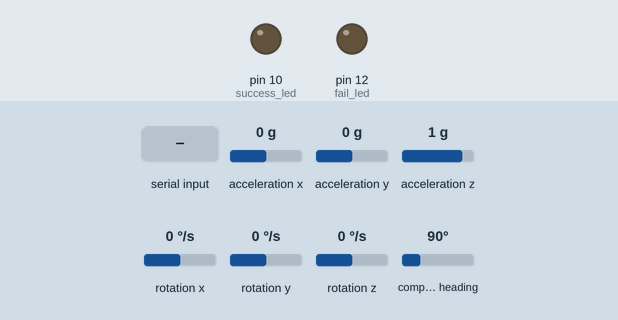
Simulated run of this sketch. Board: Arduino Uno, built with avr-gcc and run on an emulated ATmega328P. On the bench: output pins drawn as LEDs (lit = HIGH). The test bench sets the inputs (shaded band); at power-on: acceleration x 0 g, acceleration y 0 g, acceleration z 1 g, rotation x 0 °/s, rotation y 0 °/s, rotation z 0 °/s, compass heading 90°. What the sketch prints to the serial monitor is not drawn.

Above: at 1.2 s.
1.3 s: "1" received over Serial
At 2.5 s:
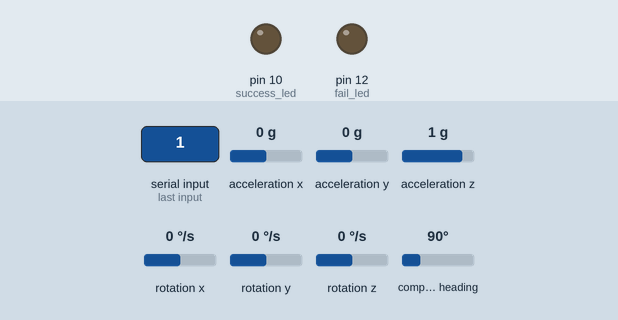
2.8 s: "f" received over Serial
At 3.5 s:
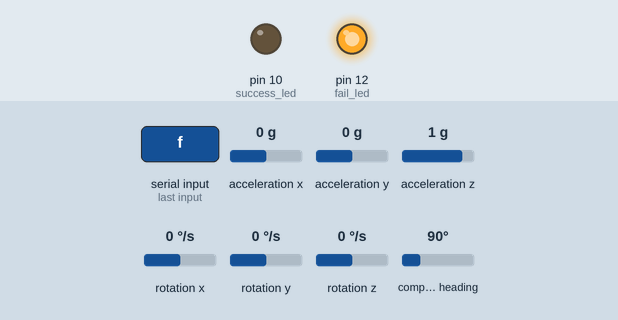
Timing chart, 0 to 9.3 s (numbered marks = the images above; inputs shaded):
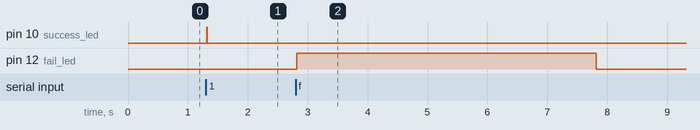

Measured:
- after the input at 1.3 s, pin 10 (success_led): LOW → HIGH at once, → LOW 0.01 s later
- after the input at 2.8 s, pin 12 (fail_led): LOW → HIGH at once, → LOW 5.0 s later

The sketch:

mpu_9250.ino
```cpp
#include "MPU9250.h"
#include <SoftwareSerial.h>

// an MPU9250 object with the MPU-9250 sensor on I2C bus 0 with address 0x68
MPU9250 IMU(Wire,0x68);
SoftwareSerial mySerial(6, 5); // RX, TX

int status;
float ax;
float ay;
float az;

float gx;
float gy;
float gz;

float mx;
float my;
float mz;

//leds used to confirm if pc get the data.
int success_led = 10;
int fail_led = 12;

float q[4] = {1.0f, 0.0f, 0.0f, 0.0f};

//used to calculate the quaternions:
float GyroMeasError = PI * (40.0f / 180.0f);
float beta = sqrt(3.0f / 4.0f) * GyroMeasError;
float deltat = 0.0f, sum = 0.0f;

uint32_t lastUpdate = 0, firstUpdate = 0; // used to calculate integration interval
uint32_t Now = 0;
uint32_t Update = 9300; //mean value of times in calcule of quaternions

void setup() {
  Serial.begin(115200);
  mySerial.begin(38400);
  pinMode(success_led, OUTPUT);
  pinMode(fail_led, OUTPUT);

  status = IMU.begin();
/*
  float axB = IMU.getAccelBiasX_mss();
  float ayB = IMU.getAccelBiasY_mss();
  float azB = IMU.getAccelBiasZ_mss();

  IMU.calibrateAccel();*/
}

void loop() {
  if (Serial.available()){
    Serial.flush();
    delay(15);

    if(Serial.read() == 'f'){
      digitalWrite(fail_led, HIGH);
      delay(5000);
      digitalWrite(fail_led, LOW);
    }

    else{
      digitalWrite(success_led,HIGH);
      uint32_t iniFor = micros();   // começo a capturar o tempo que a amostra foi pegue.
      for(int i = 0;i<8; i++){
        delay(2);
        IMU.readSensor();
        ax = IMU.getAccelX_mss();
        ay = IMU.getAccelY_mss();
        az = IMU.getAccelZ_mss();

        gx = IMU.getGyroX_rads();
        gy = IMU.getGyroY_rads();
        gz = IMU.getGyroZ_rads();

        mx = IMU.getMagX_uT();
        my = IMU.getMagY_uT();
        mz = IMU.getMagZ_uT();

        ax = ax + -0.27;
        ay = ay + 0.14;
        az = az + 2.79;  //manual gravity correction.

        //MadgwickQuaternionUpdate(ax,ay,az,gx,gy,gz,mx,my,mz);

        digitalWrite(success_led, LOW);
        uint32_t MiddleFor = micros();
        Now = MiddleFor - iniFor; //subtraio para saber quanto tempo durou para obter as amostras.
        i == 0? deltat = Update/1000000.0 : deltat = (Now - lastUpdate)/ 1000000.0;
        Update = Now - lastUpdate;
        lastUpdate = Now;
        /*
        de forma que a função micros() retorna
        o tempo em microssegundos desde o inicio
        do código, toda primeira amostra antes de
        de entrar no loop vem com valores maiores.

        Para 'solucionar' isso eu pego sempre o valor
        passado da variável "Update" e o uso como pri-
        meiro valor.
        */

        //Send data to serial port
        Serial.print(Adequar(ax, 8));
        Serial.print(Adequar(ay, 8));
        Serial.print(Adequar(az, 8));
        Serial.print(Adequar(gx, 8));
        Serial.print(Adequar(gy, 8));
        Serial.print(Adequar(gz, 8));
        Serial.print(Adequar(mx,8));
        Serial.print(Adequar(my,8));
        Serial.print(Adequar(mz,8));
        Serial.print(Adequar(deltat,8));
      }
    }
  }
  digitalWrite(success_led,LOW);
}


String Adequar(float eixo, int size_char){ // Function to obtain all axis values with the same size of characteres.
  String adicionais;
  String Decimais = String(abs(eixo),4);
  if(eixo == 0.0)Decimais = String(0.00,4);
  String eixo_string = "";

  if(eixo >= 0){
    int adicionais_char = size_char - (Decimais.length() - 1);
    for(int i = 0; i < adicionais_char; i++){
        adicionais += "0";
        eixo_string += adicionais;
      }
      eixo_string = String(adicionais + Decimais);
      return eixo_string;
  }

  else{
    eixo = abs(eixo);
    int adicionais_char = size_char - (Decimais.length() - 1);
    for(int i = 0; i < adicionais_char; i++){
        if(i == 0){
          adicionais += "-";
          continue;
        }
        adicionais += "0";
        eixo_string += adicionais;
      }
      eixo_string = String(adicionais + Decimais);
      return eixo_string;
   }
}

//quaternions calculation
void MadgwickQuaternionUpdate(float ax, float ay, float az, float gx, float gy, float gz, float mx, float my, float mz)
{
  float q1 = q[0], q2 = q[1], q3 = q[2], q4 = q[3];   // short name local variable for readability
  float norm;
  float hx, hy, _2bx, _2bz;
  float s1, s2, s3, s4;
  float qDot1, qDot2, qDot3, qDot4;

  // adicionaisiliary variables to avoid repeated arithmetic
  float _2q1mx;
  float _2q1my;
  float _2q1mz;
  float _2q2mx;
  float _4bx;
  float _4bz;
  float _2q1 = 2.0f * q1;
  float _2q2 = 2.0f * q2;
  float _2q3 = 2.0f * q3;
  float _2q4 = 2.0f * q4;
  float _2q1q3 = 2.0f * q1 * q3;
  float _2q3q4 = 2.0f * q3 * q4;
  float q1q1 = q1 * q1;
  float q1q2 = q1 * q2;
  float q1q3 = q1 * q3;
  float q1q4 = q1 * q4;
  float q2q2 = q2 * q2;
  float q2q3 = q2 * q3;
  float q2q4 = q2 * q4;
  float q3q3 = q3 * q3;
  float q3q4 = q3 * q4;
  float q4q4 = q4 * q4;

  // Normalise accelerometer measurement
  norm = sqrtf(ax * ax + ay * ay + az * az);
  if (norm == 0.0f) return; // handle NaN
  norm = 1.0f / norm;
  ax *= norm;
  ay *= norm;
  az *= norm;

  // Normalise magnetometer measurement
  norm = sqrtf(mx * mx + my * my + mz * mz);
  if (norm == 0.0f) return; // handle NaN
  norm = 1.0f / norm;
  mx *= norm;
  my *= norm;
  mz *= norm;

  // Reference direction of Earth's magnetic field
  _2q1mx = 2.0f * q1 * mx;
  _2q1my = 2.0f * q1 * my;
  _2q1mz = 2.0f * q1 * mz;
  _2q2mx = 2.0f * q2 * mx;
  hx = mx * q1q1 - _2q1my * q4 + _2q1mz * q3 + mx * q2q2 + _2q2 * my * q3 + _2q2 * mz * q4 - mx * q3q3 - mx * q4q4;
  hy = _2q1mx * q4 + my * q1q1 - _2q1mz * q2 + _2q2mx * q3 - my * q2q2 + my * q3q3 + _2q3 * mz * q4 - my * q4q4;
  _2bx = sqrtf(hx * hx + hy * hy);
  _2bz = -_2q1mx * q3 + _2q1my * q2 + mz * q1q1 + _2q2mx * q4 - mz * q2q2 + _2q3 * my * q4 - mz * q3q3 + mz * q4q4;
  _4bx = 2.0f * _2bx;
  _4bz = 2.0f * _2bz;

  // Gradient decent algorithm corrective step
  s1 = -_2q3 * (2.0f * q2q4 - _2q1q3 - ax) + _2q2 * (2.0f * q1q2 + _2q3q4 - ay) - _2bz * q3 * (_2bx * (0.5f - q3q3 - q4q4) + _2bz * (q2q4 - q1q3) - mx) + (-_2bx * q4 + _2bz * q2) * (_2bx * (q2q3 - q1q4) + _2bz * (q1q2 + q3q4) - my) + _2bx * q3 * (_2bx * (q1q3 + q2q4) + _2bz * (0.5f - q2q2 - q3q3) - mz);
  s2 = _2q4 * (2.0f * q2q4 - _2q1q3 - ax) + _2q1 * (2.0f * q1q2 + _2q3q4 - ay) - 4.0f * q2 * (1.0f - 2.0f * q2q2 - 2.0f * q3q3 - az) + _2bz * q4 * (_2bx * (0.5f - q3q3 - q4q4) + _2bz * (q2q4 - q1q3) - mx) + (_2bx * q3 + _2bz * q1) * (_2bx * (q2q3 - q1q4) + _2bz * (q1q2 + q3q4) - my) + (_2bx * q4 - _4bz * q2) * (_2bx * (q1q3 + q2q4) + _2bz * (0.5f - q2q2 - q3q3) - mz);
  s3 = -_2q1 * (2.0f * q2q4 - _2q1q3 - ax) + _2q4 * (2.0f * q1q2 + _2q3q4 - ay) - 4.0f * q3 * (1.0f - 2.0f * q2q2 - 2.0f * q3q3 - az) + (-_4bx * q3 - _2bz * q1) * (_2bx * (0.5f - q3q3 - q4q4) + _2bz * (q2q4 - q1q3) - mx) + (_2bx * q2 + _2bz * q4) * (_2bx * (q2q3 - q1q4) + _2bz * (q1q2 + q3q4) - my) + (_2bx * q1 - _4bz * q3) * (_2bx * (q1q3 + q2q4) + _2bz * (0.5f - q2q2 - q3q3) - mz);
  s4 = _2q2 * (2.0f * q2q4 - _2q1q3 - ax) + _2q3 * (2.0f * q1q2 + _2q3q4 - ay) + (-_4bx * q4 + _2bz * q2) * (_2bx * (0.5f - q3q3 - q4q4) + _2bz * (q2q4 - q1q3) - mx) + (-_2bx * q1 + _2bz * q3) * (_2bx * (q2q3 - q1q4) + _2bz * (q1q2 + q3q4) - my) + _2bx * q2 * (_2bx * (q1q3 + q2q4) + _2bz * (0.5f - q2q2 - q3q3) - mz);
  norm = sqrtf(s1 * s1 + s2 * s2 + s3 * s3 + s4 * s4);    // normalise step magnitude
  norm = 1.0f / norm;
  s1 *= norm;
  s2 *= norm;
  s3 *= norm;
  s4 *= norm;

  // Compute rate of change of quaternion
  qDot1 = 0.5f * (-q2 * gx - q3 * gy - q4 * gz) - beta * s1;
  qDot2 = 0.5f * (q1 * gx + q3 * gz - q4 * gy) - beta * s2;
  qDot3 = 0.5f * (q1 * gy - q2 * gz + q4 * gx) - beta * s3;
  qDot4 = 0.5f * (q1 * gz + q2 * gy - q3 * gx) - beta * s4;

  // Integrate to yield quaternion
  q1 += qDot1 * deltat;
  q2 += qDot2 * deltat;
  q3 += qDot3 * deltat;
  q4 += qDot4 * deltat;
  norm = sqrtf(q1 * q1 + q2 * q2 + q3 * q3 + q4 * q4);    // normalise quaternion
  norm = 1.0f / norm;
  q[0] = q1 * norm;
  q[1] = q2 * norm;
  q[2] = q3 * norm;
  q[3] = q4 * norm;

}
```
